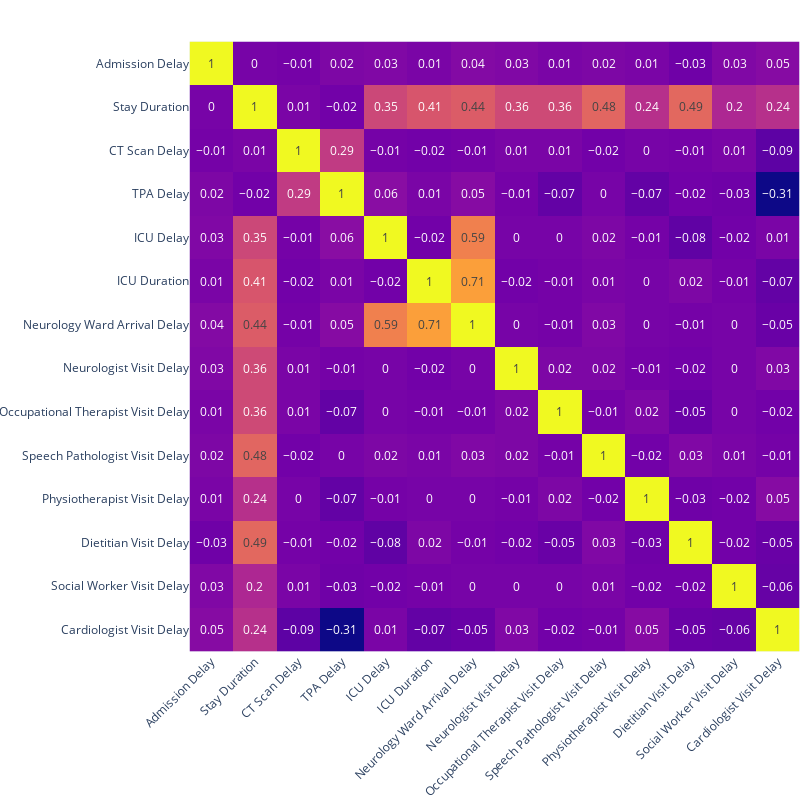

The notebook cell saved with this chart:
### Markdown cell above
## Visualization #2 - Delay Correlations

### Code cell
proper_colnames = {'admission delay': 'Admission Delay',
 'stay duration': 'Stay Duration',
 'ct delay': 'CT Scan Delay',
 'tpa delay': 'TPA Delay',
 'icu delay': 'ICU Delay',
 'icu duration':'ICU Duration',
 'nward delay': 'Neurology Ward Arrival Delay',
 'neurologist delay': 'Neurologist Visit Delay',
 'otherapist delay': 'Occupational Therapist Visit Delay',
 'spathologist delay': 'Speech Pathologist Visit Delay',
 'physio delay': 'Physiotherapist Visit Delay',
 'dietitian delay': 'Dietitian Visit Delay',
 'sworker delay': 'Social Worker Visit Delay',
 'cardio delay': 'Cardiologist Visit Delay', 
 'year':'Year',
 'month':"Month",
 'week':"Week",
 'day':"Day"}
@app.callback(
    Output("viz2_corr_mat", "figure"),
    [
        Input("date-picker-select", "value"),
        Input("initial-age-select", "value"),
        Input("end-age-select", "value"),
        Input("gender-picker-select", "value"),
        Input("comor-picker-select", "value")
    ],
)
def plot_viz2(time_range=default_time_range,
              age1=27, age2=98, gender=None, comorbidity=None):
    time1 = pd.to_datetime(time_range[0])
    time2 = pd.to_datetime(time_range[1])
    x = data
    # filtering time
    x = x[(x['Emergency Dept Time']>=time1) & (x['Emergency Dept Time']<=time2)]
    # filtering age
    if type(age1) != int: age1=0
    if type(age2) != int: age2=0
    if age1 > age2:
        age1, age2 = age2, age1
    x = x[(x['Age']>=age1) & (x['Age']<=age2)]

    # filtering gender
    if gender not in [None, 'All']:
        x = x[x['Gender']==gender]
    # filtering comorbidity
    if comorbidity not in [None, 'All']:
        if comorbidity == 'Yes':
            x = x[x['Comorbidities']==True]
        else:
            x = x[x['Comorbidities']==False]
    
    x = x.rename(proper_colnames, axis=1)
    x = x[x.columns.drop(['Day', 'Week', 'Year', 'Month', 'Age', 'Comorbidities', ])]
    cmat = x.corr(numeric_only=True)
    cmat = cmat.round(decimals=2)
    fig = px.imshow(cmat, text_auto=True, width=800, height=800)
    fig.update_layout(
        xaxis_side='bottom',
        coloraxis_colorbar={
            'ypad': 0,
            'title': 'Correlation Value',
            'title_side': 'right',
            'len': 0.5,
            'thickness': 8,
            'x': 1,
            'y': 0.5
        },
        xaxis={'tickangle': -45},
        margin=dict(l=0, r=0, t=0, b=0)
    )
    # The colorbar is adding an ugly padding on top of the matrix. I haven't been able to reduce it
    fig.update(layout_coloraxis_showscale=False)
    return fig

plot_viz2()

### Figure 1 — Plotly figure (JSON) as saved in the notebook; plotly's stock layout.template omitted (floating-point values rounded to 4 significant figures; data arrays with more than 128 entries replaced by an {"elided": "..."} marker saying what was removed)
{"data": [{"coloraxis": "coloraxis", "hovertemplate": "x: %{x}<br>y: %{y}<br>color: %{z}<extra></extra>", "name": "0", "texttemplate": "%{z}", "type": "heatmap", "x": ["Admission Delay", "Stay Duration", "CT Scan Delay", "TPA Delay", "ICU Delay", "ICU Duration", "Neurology Ward Arrival Delay", "Neurologist Visit Delay", "Occupational Therapist Visit Delay", "Speech Pathologist Visit Delay", "Physiotherapist Visit Delay", "Dietitian Visit Delay", "Social Worker Visit Delay", "Cardiologist Visit Delay"], "xaxis": "x", "y": ["Admission Delay", "Stay Duration", "CT Scan Delay", "TPA Delay", "ICU Delay", "ICU Duration", "Neurology Ward Arrival Delay", "Neurologist Visit Delay", "Occupational Therapist Visit Delay", "Speech Pathologist Visit Delay", "Physiotherapist Visit Delay", "Dietitian Visit Delay", "Social Worker Visit Delay", "Cardiologist Visit Delay"], "yaxis": "y", "z": {"elided": "14x14 float values"}}], "layout": {"coloraxis": {"colorbar": {"len": 0.5, "thickness": 8, "title": {"side": "right", "text": "Correlation Value"}, "x": 1, "y": 0.5, "ypad": 0}, "colorscale": [[0, "#0d0887"], [0.1111, "#46039f"], [0.2222, "#7201a8"], [0.3333, "#9c179e"], [0.4444, "#bd3786"], [0.5556, "#d8576b"], [0.6667, "#ed7953"], [0.7778, "#fb9f3a"], [0.8889, "#fdca26"], [1, "#f0f921"]], "showscale": false}, "height": 800, "margin": {"b": 0, "l": 0, "r": 0, "t": 0}, "width": 800, "xaxis": {"anchor": "y", "constrain": "domain", "domain": [0, 1], "scaleanchor": "y", "side": "bottom", "tickangle": -45}, "yaxis": {"anchor": "x", "autorange": "reversed", "constrain": "domain", "domain": [0, 1]}}}
